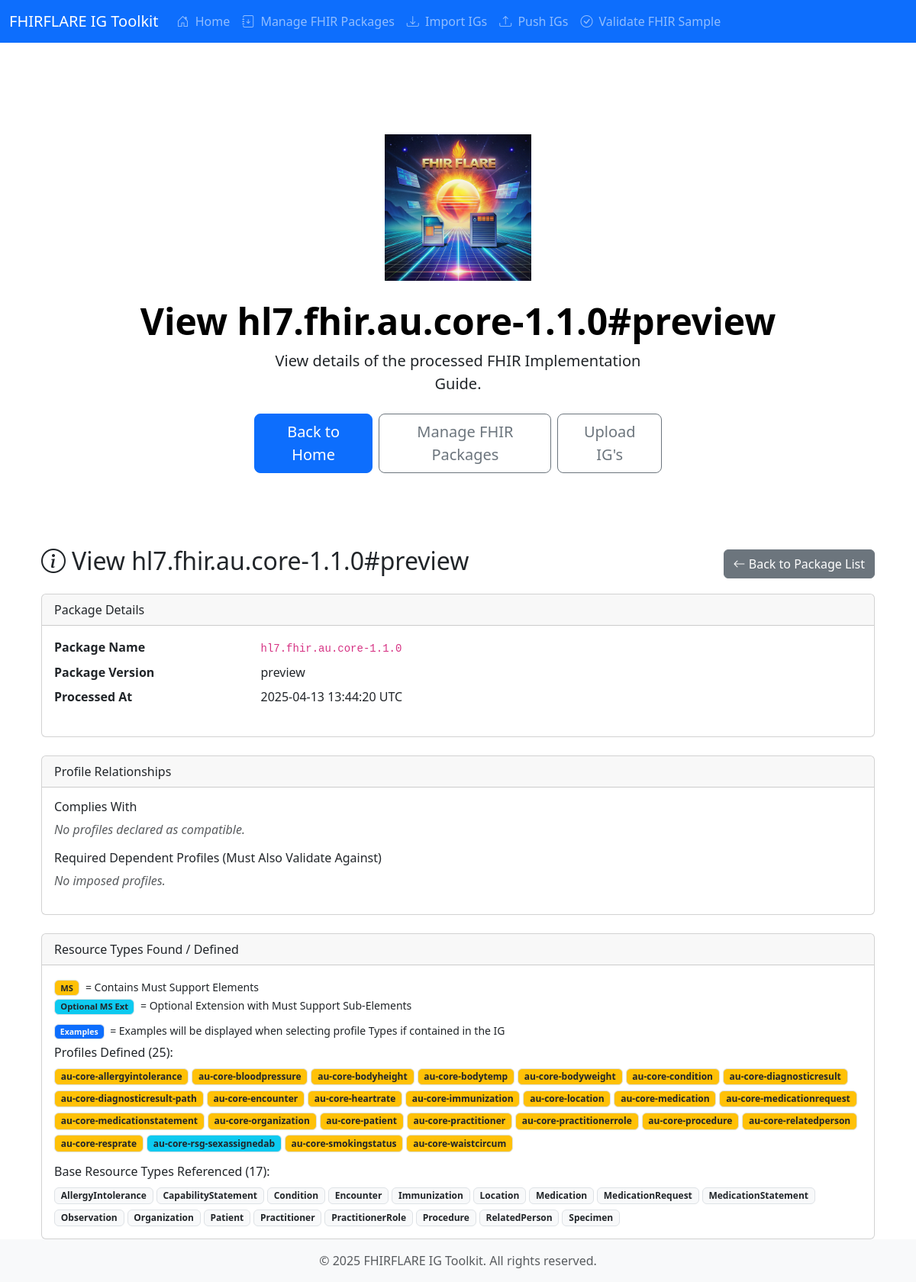
The page /view-ig/1 on the database its author committed.
### app.py (models this page shows)
class ProcessedIg(db.Model):
    id = db.Column(db.Integer, primary_key=True)
    package_name = db.Column(db.String(128), nullable=False)
    version = db.Column(db.String(64), nullable=False)
    processed_date = db.Column(db.DateTime, nullable=False)
    resource_types_info = db.Column(db.JSON, nullable=False)
    must_support_elements = db.Column(db.JSON, nullable=True)
    examples = db.Column(db.JSON, nullable=True)
    complies_with_profiles = db.Column(db.JSON, nullable=True)
    imposed_profiles = db.Column(db.JSON, nullable=True)
    optional_usage_elements = db.Column(db.JSON, nullable=True)
    __table_args__ = (db.UniqueConstraint('package_name', 'version', name='uq_package_version'),)

### app.py (the view)
@app.route('/view-ig/<int:processed_ig_id>')
def view_ig(processed_ig_id):
    processed_ig = db.session.get(ProcessedIg, processed_ig_id)
    if not processed_ig:
        flash(f"Processed IG with ID {processed_ig_id} not found.", "error")
        return redirect(url_for('view_igs'))
    profile_list = [t for t in processed_ig.resource_types_info if t.get('is_profile')]
    base_list = [t for t in processed_ig.resource_types_info if not t.get('is_profile')]
    examples_by_type = processed_ig.examples or {}
    optional_usage_elements = processed_ig.optional_usage_elements or {}
    logger.debug(f"Optional usage elements for {processed_ig.package_name}#{processed_ig.version}: {optional_usage_elements}")
    complies_with_profiles = processed_ig.complies_with_profiles or []
    imposed_profiles = processed_ig.imposed_profiles or []
    return render_template('cp_view_processed_ig.html',
                           title=f"View {processed_ig.package_name}#{processed_ig.version}",
                           processed_ig=processed_ig,
                           profile_list=profile_list,
                           base_list=base_list,
                           examples_by_type=examples_by_type,
                           site_name='FHIRFLARE IG Toolkit',
                           now=datetime.datetime.now(),
                           complies_with_profiles=complies_with_profiles,
                           imposed_profiles=imposed_profiles,
                           optional_usage_elements=optional_usage_elements,
                           config=current_app.config)

### templates/cp_view_processed_ig.html (shortened to what this page needs)
{% extends "base.html" %}
{% block content %}
<div class="px-4 py-5 my-5 text-center">
    <img class="d-block mx-auto mb-4" src="{{ url_for('static', filename='FHIRFLARE.png') }}" alt="FHIRFLARE Ig Toolkit" width="192" height="192">
    <h1 class="display-5 fw-bold text-body-emphasis">{{ title }}</h1>
    <div class="col-lg-6 mx-auto">
        <p class="lead mb-4">
            View details of the processed FHIR Implementation Guide.
        </p>
        <div class="d-grid gap-2 d-sm-flex justify-content-sm-center">
            <a href="{{ url_for('index') }}" class="btn btn-primary btn-lg px-4 gap-3">Back to Home</a>
            <a href="{{ url_for('view_igs') }}" class="btn btn-outline-secondary btn-lg px-4">Manage FHIR Packages</a>
            <a href="{{ url_for('push_igs') }}" class="btn btn-outline-secondary btn-lg px-4">Upload IG's</a>
        </div>
    </div>
</div>
<div class="container mt-4">
    <div class="d-flex justify-content-between align-items-center mb-3">
        <h2><i class="bi bi-info-circle me-2"></i>{{ title }}</h2>
        <a href="{{ url_for('view_igs') }}" class="btn btn-secondary"><i class="bi bi-arrow-left"></i> Back to Package List</a>
    </div>
    {% if processed_ig %}
        <div class="card">
            <div class="card-header">Package Details</div>
            <div class="card-body">
                <dl class="row">
                    <dt class="col-sm-3">Package Name</dt>
                    <dd class="col-sm-9"><code>{{ processed_ig.package_name }}</code></dd>
                    <dt class="col-sm-3">Package Version</dt>
                    <dd class="col-sm-9">{{ processed_ig.version }}</dd>
                    <dt class="col-sm-3">Processed At</dt>
                    <dd class="col-sm-9">{{ processed_ig.processed_date.strftime('%Y-%m-%d %H:%M:%S UTC') }}</dd>
                </dl>
            </div>
        </div>
        {% if config.DISPLAY_PROFILE_RELATIONSHIPS %}
        <div class="card mt-4">
            <div class="card-header">Profile Relationships</div>
            <div class="card-body">
                <h6>Complies With</h6>
                {% if complies_with_profiles %}
                    <ul>
                        {% for profile in complies_with_profiles %}
                            <li>{{ profile }}</li>
                        {% endfor %}
                    </ul>
                {% else %}
                    <p class="text-muted"><em>No profiles declared as compatible.</em></p>
                {% endif %}
                <h6>Required Dependent Profiles (Must Also Validate Against)</h6>
                {% if imposed_profiles %}
                    <ul>
                        {% for profile in imposed_profiles %}
                            <li>{{ profile }}</li>
                        {% endfor %}
                    </ul>
                {% else %}
                    <p class="text-muted"><em>No imposed profiles.</em></p>
                {% endif %}
            </div>
        </div>
        {% endif %}
        <div class="card mt-4">
            <div class="card-header">Resource Types Found / Defined</div>
            <div class="card-body">
                {% if profile_list or base_list %}
                    <p class="mb-2">
                        <small>
                            <span class="badge bg-warning text-dark border me-1" style="font-size: 0.8em;" title="Profile contains Must Support elements">MS</span> = Contains Must Support Elements<br>
                            <span class="badge bg-info text-dark border me-1" style="font-size: 0.8em;" title="An optional Extension which contains Must Support sub-elements (e.g., value[x], type)">Optional MS Ext</span> = Optional Extension with Must Support Sub-Elements
                            </small>
                    </p>
                    {% if profile_list %}
                        <p class="mb-2"><small><span class="badge bg-primary text-light border me-1">Examples</span> = Examples will be displayed when selecting profile Types if contained in the IG</small></p>
                        <h6>Profiles Defined ({{ profile_list|length }}):</h6>
                        <div class="d-flex flex-wrap gap-1 mb-3 resource-type-list">
                            {% for type_info in profile_list %}
                                <a href="#" class="resource-type-link text-decoration-none"
                                   data-package-name="{{ processed_ig.package_name }}"
                                   data-package-version="{{ processed_ig.version }}"
                                   data-resource-type="{{ type_info.name }}"
                                   aria-label="View structure for {{ type_info.name }}">
                                    {% if type_info.must_support %}
                                        {% if optional_usage_elements.get(type_info.name) %}
                                            <span class="badge bg-info text-dark border" title="Optional Extension with Must Support sub-elements (e.g., value[x], type)">{{ type_info.name }}</span>
                                        {% else %}
                                            <span class="badge bg-warning text-dark border" title="Contains Must Support elements">{{ type_info.name }}</span>
                                        {% endif %}
                                    {% else %}
                                        <span class="badge bg-light text-dark border">{{ type_info.name }}</span>
                                    {% endif %}
                                </a>
                            {% endfor %}
                        </div>
                    {% else %}
                        <p class="text-muted"><em>No profiles defined.</em></p>
                    {% endif %}
                    {% if base_list %}
                         <h6>Base Resource Types Referenced ({{ base_list|length }}):</h6>
                         <div class="d-flex flex-wrap gap-1 resource-type-list">
                             {% for type_info in base_list %}
                                 <a href="#" class="resource-type-link text-decoration-none"
                                    data-package-name="{{ processed_ig.package_name }}"
                                    data-package-version="{{ processed_ig.version }}"
                                    data-resource-type="{{ type_info.name }}"
                                    aria-label="View structure for {{ type_info.name }}">
                                     {% if type_info.must_support %}
                                         <span class="badge bg-warning text-dark border" title="Contains Must Support elements (Unusual for base type reference)">{{ type_info.name }}</span>
                                     {% else %}
                                         <span class="badge bg-light text-dark border">{{ type_info.name }}</span>
                                     {% endif %}
                                 </a>
                             {% endfor %}
                         </div>
                    {% else %}
                        <p class="text-muted"><em>No base resource types referenced.</em></p>
                    {% endif %}
                {% else %}
                    <p class="text-muted"><em>No resource type information extracted or stored.</em></p>
                {% endif %}
            </div>
        </div>
    {% else %}
        <div class="alert alert-warning" role="alert">Processed IG details not available.</div>
    {% endif %}
</div> <script src="https://cdn.jsdelivr.net/npm/bootstrap@5.3.0/dist/js/bootstrap.bundle.min.js"></script>
{% endblock %}

### rows shown on the page
ProcessedIg: package_name "hl7.fhir.au.core-1.1.0", version "preview", processed_date "2025-04-13 13:44:20 UTC"

### other values the page prints
{{ site_name }} "FHIRFLARE IG Toolkit"
{{ title }} "View hl7.fhir.au.core-1.1.0#preview"
{{ profile_list|length }} "25"
{{ type_info.name }} "au-core-allergyintolerance" "au-core-bloodpressure" "au-core-bodyheight" "au-core-bodytemp" "au-core-bodyweight" "au-core-condition" "au-core-diagnosticresult" "au-core-diagnosticresult-path" "au-core-encounter" "au-core-heartrate" "au-core-immunization" "au-core-location" "au-core-medication" "au-core-medicationrequest" "au-core-medicationstatement" "au-core-organization" "au-core-patient" "au-core-practitioner" "au-core-practitionerrole" "au-core-procedure" "au-core-relatedperson" "au-core-resprate" "au-core-smokingstatus" "au-core-waistcircum"
{{ type_info.name }} "au-core-rsg-sexassignedab"
{{ base_list|length }} "17"
{{ type_info.name }} "AllergyIntolerance" "CapabilityStatement" "Condition" "Encounter" "Immunization" "Location" "Medication" "MedicationRequest" "MedicationStatement" "Observation" "Organization" "Patient" "Practitioner" "PractitionerRole" "Procedure" "RelatedPerson" "Specimen"
